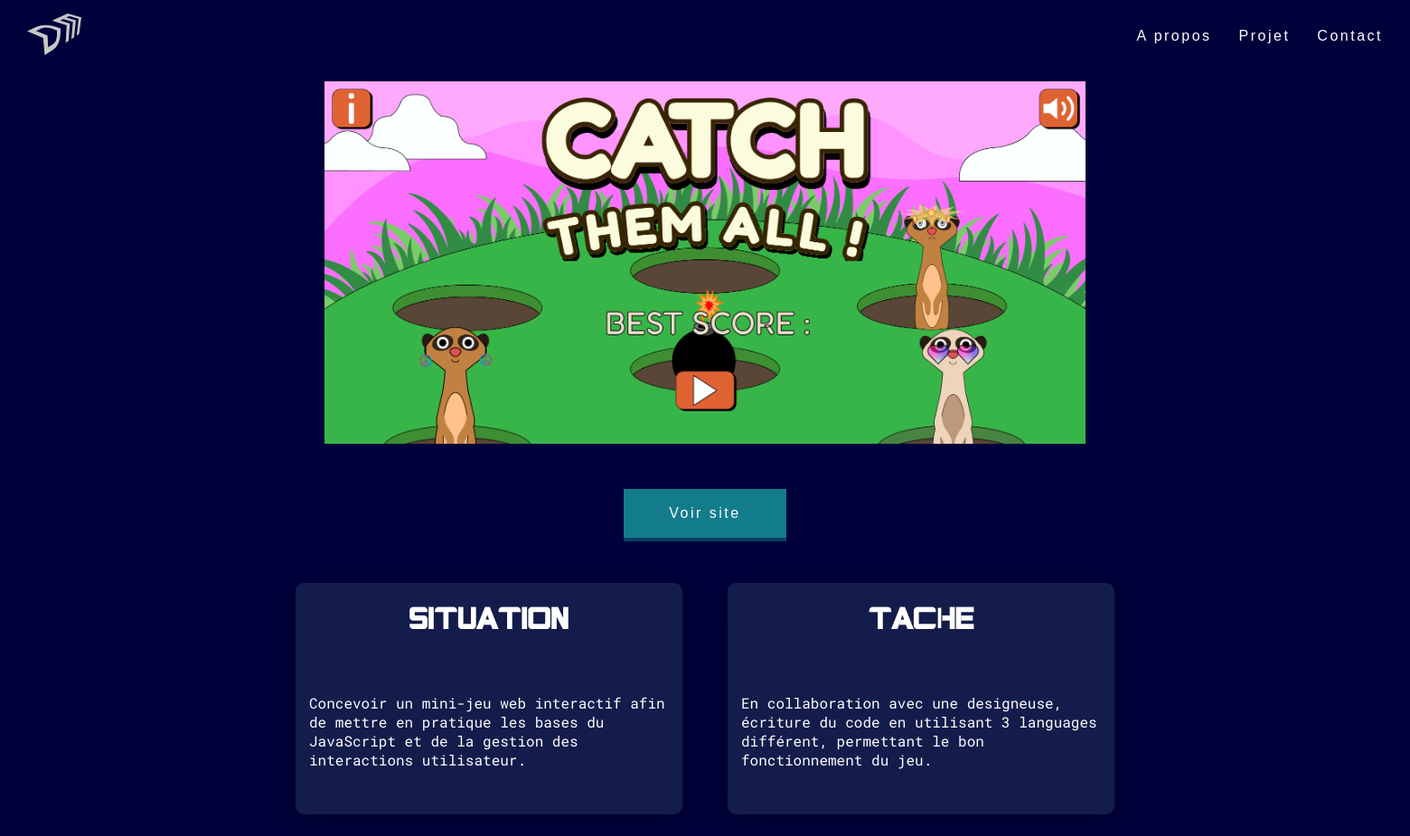
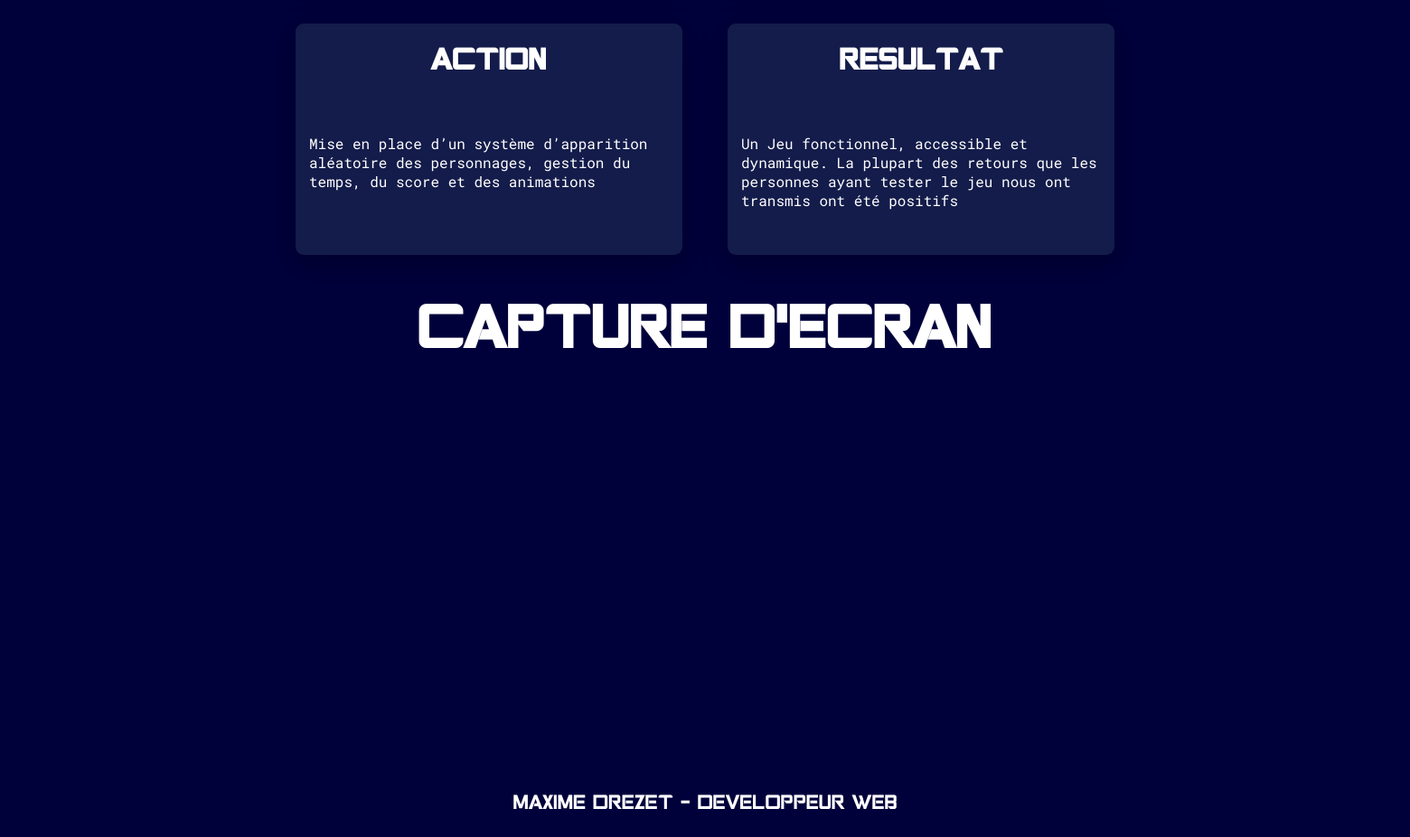
The app's page /projectDetail.php?id_project_detail=45 with its own data (2 pictures, top to bottom).
### tables this page shows
CREATE TABLE `project` (
  `id` int(11) NOT NULL,
  `name` varchar(128) NOT NULL,
  `url` varchar(256) NOT NULL,
  `img` varchar(64) NOT NULL,
  `description` text NOT NULL,
  `language` longtext NOT NULL CHECK (json_valid(`language`)),
  `file_version` int(11) NOT NULL
);

CREATE TABLE `projectdetail` (
  `id` int(11) NOT NULL,
  `project_id` int(11) NOT NULL,
  `name` varchar(128) NOT NULL,
  `situation` text NOT NULL,
  `tache` text NOT NULL,
  `action` text NOT NULL,
  `resultat` text NOT NULL,
  `capture1` varchar(128) NOT NULL,
  `capture2` varchar(128) NOT NULL,
  `file_version` int(11) NOT NULL
);

### config/variables.php (called while the page is built, shortened)
<?php
    if (isset($_GET['id_project_detail'])) {
        $projectDetailStatement = $mysqlClient -> prepare("SELECT * FROM projectdetail WHERE project_id = :id");
        $projectDetailStatement -> execute([
            'id' => $_GET['id_project_detail']
        ]);
        $projectDetail = $projectDetailStatement -> fetch();
        $projectByIdStatement = $mysqlClient -> prepare("SELECT * FROM project WHERE id = :id");
        $projectByIdStatement -> execute([
            'id' => $_GET['id_project_detail']
        ]);
        $projectById = $projectByIdStatement -> fetch();
    }

### projectDetail.php (the view, shortened to what this page needs)
<?php
    require_once(__DIR__ . "/config/config.php");
    require_once(__DIR__ . "/config/variables.php");
?>
<!DOCTYPE html>
<html lang="en">
<head>
    <link rel="stylesheet" href="style/style.css">
</head>
<body>
    <?php require_once(__DIR__ . "/required/header.php"); ?>
    <main id="main-detail">
        <?php if (isset($_GET['id_project_detail'])): ?>
            <?php
                $currentProjectDetailStatement = $mysqlClient -> prepare("SELECT * FROM projectdetail WHERE project_id = :id");
                $currentProjectDetailStatement -> execute([
                    'id' => $_GET['id_project_detail']
                ]);
            ?>
            <div class="project-detail-wrapper">
                <img id="image-intro" src="update/<?php echo htmlspecialchars($projectById['img']); ?>" alt="image1">
            </div>
            <div class="row-button">
                <a href="https://<?php echo htmlspecialchars($projectById['url']); ?>" target="blank_" class="button column color-1 cursor-pointer save">
                    <div class="button color-1"></div>
                    <p class="SpaceNova">Voir site</p>
                </a>
            </div>
            <div class="grid-card">
                <div class="left-card">
                    <h1 class="GearsOfPeace">
                        SITUATION
                    </h1>
                    <p class="robotoMono"><?php echo htmlspecialchars($projectDetail['situation']); ?></p>
                </div>
                <div class="right-card">
                    <h1 class="GearsOfPeace">
                        TACHE
                    </h1>
                    <p class="robotoMono"><?php echo htmlspecialchars($projectDetail['tache']); ?></p>
                </div>
                <div class="left-card">
                    <h1 class="GearsOfPeace">
                        ACTION
                    </h1>
                    <p class="robotoMono"><?php echo htmlspecialchars($projectDetail['action']); ?></p>
                </div>
                <div class="right-card">
                    <h1 class="GearsOfPeace">
                        RESULTAT
                    </h1>
                    <p class="robotoMono"><?php echo htmlspecialchars($projectDetail['resultat']); ?></p>
                </div>
            </div>
            <div class="allCapture">
                <h1 class="GearsOfPeace">
                    CAPTURE D'ECRAN
                </h1>
                <div class="projectCapture">
                </div>
            </div>
        <?php else: ?>
            <?php header('location: project.php'); ?>
        <?php endif; ?>
    </main>
    <?php require_once(__DIR__ . "/required/footer.php"); ?>
</body>
<html>

### required/header.php (shortened to what this page needs)
<header id="header">
    <a href="index.php#main-content">
    </a>
    <?php if (isset($_SESSION['LOGGED_USER'])): ?>
        <div class="header-menu">
            <a href="admin.php" class="SpaceNova">Projet</a>
            <a href="AdminProjectDetail.php" class="SpaceNova">Projet detail</a>
        </div>
        <div id="logout-div">
            <svg class="cursor-pointer" id="login-person" viewBox="0 0 42 42" fill="none" xmlns="http://www.w3.org/2000/svg">
                <g clip-path="url(#clip0_521_170)">
                    <path d="M28.875 15.75C28.875 17.8386 28.0453 19.8416 26.5685 21.3185C25.0916 22.7953 23.0886 23.625 21 23.625C18.9114 23.625 16.9084 22.7953 15.4315 21.3185C13.9547 19.8416 13.125 17.8386 13.125 15.75C13.125 13.6614 13.9547 11.6584 15.4315 10.1815C16.9084 8.70469 18.9114 7.875 21 7.875C23.0886 7.875 25.0916 8.70469 26.5685 10.1815C28.0453 11.6584 28.875 13.6614 28.875 15.75Z" fill="#C6C6C6"/>
                    <path fill-rule="evenodd" clip-rule="evenodd" d="M0 21C0 15.4305 2.21249 10.089 6.15076 6.15076C10.089 2.21249 15.4305 0 21 0C26.5695 0 31.911 2.21249 35.8492 6.15076C39.7875 10.089 42 15.4305 42 21C42 26.5695 39.7875 31.911 35.8492 35.8492C31.911 39.7875 26.5695 42 21 42C15.4305 42 10.089 39.7875 6.15076 35.8492C2.21249 31.911 0 26.5695 0 21ZM21 2.625C17.5397 2.62518 14.1497 3.60245 11.2203 5.44432C8.2909 7.28619 5.94112 9.9178 4.44141 13.0363C2.94169 16.1547 2.35301 19.6333 2.74312 23.0715C3.13323 26.5098 4.48626 29.7681 6.6465 32.4712C8.51025 29.4682 12.6131 26.25 21 26.25C29.3869 26.25 33.4871 29.4656 35.3535 32.4712C37.5137 29.7681 38.8668 26.5098 39.2569 23.0715C39.647 19.6333 39.0583 16.1547 37.5586 13.0363C36.0589 9.9178 33.7091 7.28619 30.7797 5.44432C27.8503 3.60245 24.4603 2.62518 21 2.625Z" fill="#C6C6C6"/>
                    <path id="rond-person" d="M34.2 10.4C36.5196 10.4 38.4 8.5196 38.4 6.2C38.4 3.8804 36.5196 2 34.2 2C31.8804 2 30 3.8804 30 6.2C30 8.5196 31.8804 10.4 34.2 10.4Z" fill="#FF3B3B"/>
                </g>
                <defs>
                    <clipPath id="clip0_521_170">
                        <rect width="42" height="42" fill="white"/>
                    </clipPath>
                </defs>
            </svg>
            <a href="compte/logout.php" id="logout" class="hidden">
                <span class="robotoMono">Déconnexion</span>
            </a>
        </div>
    <?php else: ?>
        <div class="header-menu">
            <a href="index.php#about" class="SpaceNova">A propos</a>
            <a href="project.php" class="SpaceNova">Projet</a>
            <a href="index.php#contact" class="SpaceNova">Contact</a>
        </div>
    <?php endif; ?>
</header>

### required/footer.php
<footer>
    <p id="footer p" class="GearsOfPeace">MAXIME DREZET - DEVELOPPEUR WEB</p>
</footer>

### style/style.css (style rules this page uses)
:root { --transition: 0.5s; }
* { margin: 0; padding: 0; box-sizing: border-box; scroll-margin-top: 76px; scroll-behavior: smooth; }
a { color: white; }
body { position: relative; width: 100%; min-height: 100vh; background-color: #00003B; overflow-x: hidden; }
#main-detail .project-detail-wrapper { display: flex; justify-content: center; }
#main-detail { display: flex; flex-direction: column; gap: 50px; align-items: center; }
.projectCapture { display: flex; gap: 15px; padding: 37px 50px; }
#main-detail .project-detail-wrapper img { width: 842px; }
.GearsOfPeace { font-family: "GearsOfPeace", sans-serif; }
.SpaceNova { font-family: "SpaceNova", sans-serif; letter-spacing: 2.5px; }
main { min-height: 100vh; padding: 90px 120px 0 120px; }
.row-button { display: flex; align-items: center; flex-wrap: wrap; gap: 15px; }
a { text-decoration: none; }
.color-1 { background-color: #137C8B; }
.cursor-pointer { cursor: pointer; }
h1 { text-align: center; color: white; font-size: 48px; }
.robotoMono { font-family: "Roboto Mono", monospace; font-weight: 400; font-style: normal; }
header { position: fixed; width: 100%; height: auto; padding: 15px 30px; display: flex; flex-direction: row; align-items: center; justify-content: space-between; background-color: #00003B; transition: 0.25s; z-index: 2; }
header svg { width: 100%; height: 100%; }
header div a { text-decoration: none; position: relative; overflow: hidden; padding: 15px 0; }
.header-menu { display: flex; gap: 30px; }
header div a::before, header div a::after { content: ""; position: absolute; width: 0; height: 2px; background: #A6A6A6; transition: all 0.5s; }
header div a::before { top: 0; left: 0; }
header div a::after { bottom: 0; right: 0; }
.header-menu { display: flex; flex-direction: row; gap: 30px; }
.row-button p { padding: 18px 50px; position: relative; z-index: 1; color: white; }
.row-button .column .button { position: absolute; z-index: -1; transform: translateY(4px); height: 100%; width: 100%; opacity: 0.5; transition: 0.3s ease-in-out; }
footer p { color: white; text-align: center; }
footer { padding: 80px 0; }
.column { position: relative; }
::placeholder { color: #B8CBD0; opacity: 1; }
.grid-card { display: grid; grid-template-columns: 428px 428px; grid-template-rows: 256px 256px; grid-gap: 50px; transform: translateX(-100%); }
.grid-card div { background-color: #131C4A; width: 100%; height: 100%; border-radius: 9px; padding: 25px 15px; display: flex; flex-direction: column; gap: 65px; box-shadow: 0 10px 30px rgba(0, 0, 0, 0.25); transition: 0.25s; }
.grid-card div p { color: white; font-size: 16px; }
.grid-card div h1 { font-size: 24px; }

### records on screen
project: img (picture)
projectdetail: situation "Concevoir un mini-jeu web interactif afin de mettre en pratique les bases du JavaScript et de la gestion des interactions utilisateur.", tache "En collaboration avec une designeuse, écriture du code en utilisant 3 languages différent, permettant le bon fonctionnement du jeu.", action "Mise en place d’un système d’apparition aléatoire des personnages, gestion du temps, du score et des animations", resultat "Un Jeu fonctionnel, accessible et dynamique. La plupart des retours que les personnes ayant tester le jeu nous ont transmis ont été positifs"
